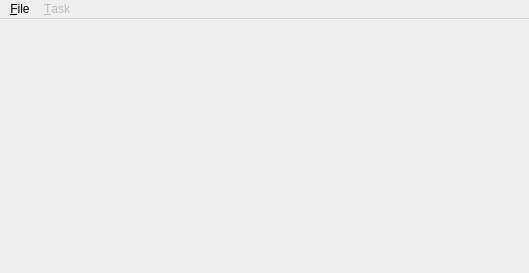
<?xml version="1.0" encoding="UTF-8"?>
<ui version="4.0">
 <class>MainWindow</class>
 <widget class="QMainWindow" name="MainWindow">
  <property name="geometry">
   <rect>
    <x>0</x>
    <y>0</y>
    <width>529</width>
    <height>273</height>
   </rect>
  </property>
  <property name="windowTitle">
   <string>MainWindow</string>
  </property>
  <widget class="QWidget" name="centralwidget">
   <layout class="QGridLayout" name="gridLayout">
    <item row="0" column="0">
     <layout class="QHBoxLayout" name="horizontalLayout">
      <item>
       <widget class="QLabel" name="lblFirstImage">
        <property name="sizePolicy">
         <sizepolicy hsizetype="Ignored" vsizetype="Ignored">
          <horstretch>0</horstretch>
          <verstretch>0</verstretch>
         </sizepolicy>
        </property>
        <property name="text">
         <string/>
        </property>
       </widget>
      </item>
      <item>
       <widget class="QLabel" name="lblSecondImage">
        <property name="sizePolicy">
         <sizepolicy hsizetype="Ignored" vsizetype="Ignored">
          <horstretch>0</horstretch>
          <verstretch>0</verstretch>
         </sizepolicy>
        </property>
        <property name="text">
         <string/>
        </property>
       </widget>
      </item>
     </layout>
    </item>
   </layout>
  </widget>
  <widget class="QMenuBar" name="menubar">
   <property name="geometry">
    <rect>
     <x>0</x>
     <y>0</y>
     <width>529</width>
     <height>30</height>
    </rect>
   </property>
   <widget class="QMenu" name="menuFile">
    <property name="title">
     <string>&amp;File</string>
    </property>
    <addaction name="actionOpen"/>
    <addaction name="actionSave"/>
    <addaction name="actionClose"/>
    <addaction name="separator"/>
    <addaction name="actionExit"/>
   </widget>
   <widget class="QMenu" name="menuTask">
    <property name="enabled">
     <bool>false</bool>
    </property>
    <property name="title">
     <string>&amp;Task</string>
    </property>
    <addaction name="actionRun"/>
   </widget>
   <addaction name="menuFile"/>
   <addaction name="menuTask"/>
  </widget>
  <action name="actionOpen">
   <property name="text">
    <string>&amp;Open</string>
   </property>
  </action>
  <action name="actionSave">
   <property name="enabled">
    <bool>false</bool>
   </property>
   <property name="text">
    <string>&amp;Save</string>
   </property>
  </action>
  <action name="actionClose">
   <property name="enabled">
    <bool>false</bool>
   </property>
   <property name="text">
    <string>&amp;Close</string>
   </property>
  </action>
  <action name="actionExit">
   <property name="text">
    <string>&amp;Exit</string>
   </property>
  </action>
  <action name="actionRun">
   <property name="enabled">
    <bool>true</bool>
   </property>
   <property name="text">
    <string>&amp;Run</string>
   </property>
  </action>
 </widget>
 <resources/>
 <connections/>
</ui>
